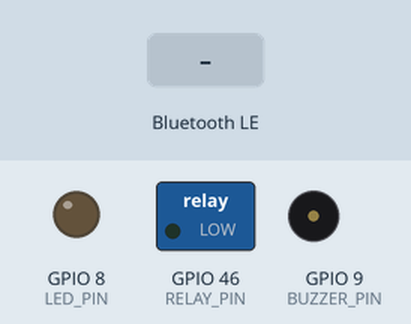
Simulated run of this program. Board: ESP32-S3. On the bench: switched loads named in the program (green lamp = pin HIGH), output pins drawn as LEDs (lit = HIGH), buzzer (waves = sounding, pin HIGH). Inputs (shaded band) come from the test bench. Nothing arrives over Bluetooth unless stated; a phone connects over Bluetooth LE 3 s after start; what the program prints to the serial monitor is not drawn.

Above: at 1.2 s.
1.3 s: Bluetooth LE write "1" received
At 2.3 s:
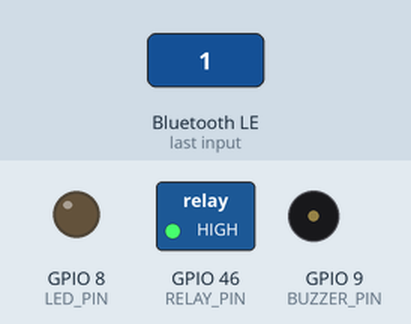
At 3.4 s:
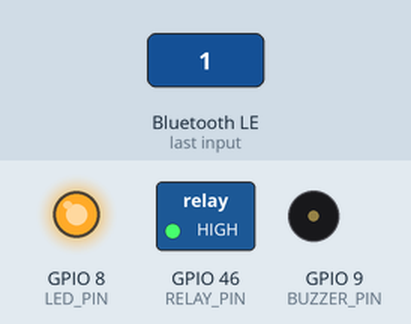
4.3 s: Bluetooth LE write "0" received
At 4.43 s:
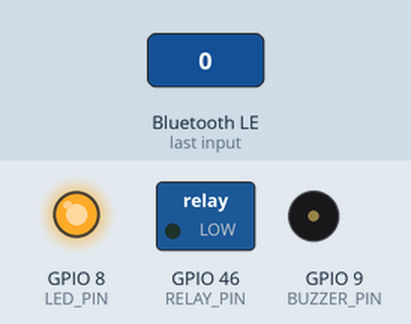
Timing chart, 0 to 7.3 s (numbered marks = the images above; inputs shaded):
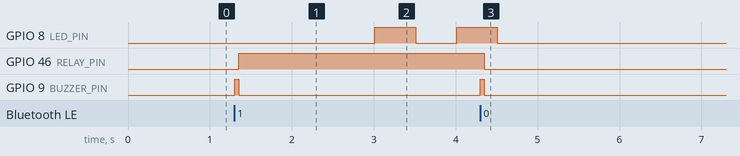

The program:

main.cpp
```cpp
#include <Arduino.h>
#include <BLEDevice.h>
#include <BLEUtils.h>
#include <BLEServer.h>
#include "freertos/FreeRTOS.h"
#include "freertos/task.h"

// Pin definitions
const int RELAY_PIN = 46;  // Relay connected to GPIO46
const int LED_PIN = 8;     // LED connected to GPIO8
const int BUZZER_PIN = 9; // Buzzer connected to GPIO18
bool status = false;       // Relay status

// BLE service and characteristic UUIDs
#define SERVICE_UUID        "4fafc201-1fb5-459e-8fcc-c5c9c331914b"
#define CHARACTERISTIC_UUID "beb5483e-36e1-4688-b7f5-ea07361b26a8"

// Task function declaration
void BluetoothControlTask(void *parameter);

// Helper function for buzzer beep
void shortBeep() {
  digitalWrite(BUZZER_PIN, HIGH);
  vTaskDelay(pdMS_TO_TICKS(50));  // 50ms beep
  digitalWrite(BUZZER_PIN, LOW);
}

BLECharacteristic *pCharacteristic;
bool deviceConnected = false;

// Callback class to handle BLE server events
class MyServerCallbacks: public BLEServerCallbacks {
  void onConnect(BLEServer* pServer) {
    deviceConnected = true;
  };

  void onDisconnect(BLEServer* pServer) {
    deviceConnected = false;
  }
};

// Callback class to handle BLE characteristic events
class MyCallbacks: public BLECharacteristicCallbacks {
  void onWrite(BLECharacteristic *pCharacteristic) {
    std::string value = pCharacteristic->getValue();
    if (value.length() > 0) {
      // Beep on command received
      shortBeep();

      char command = value[0];
      switch(command) {
        case '1':
          digitalWrite(RELAY_PIN, HIGH);
          status = true;
          pCharacteristic->setValue("Relay ON");
          break;

        case '0':
          digitalWrite(RELAY_PIN, LOW);
          status = false;
          pCharacteristic->setValue("Relay OFF");
          break;

        case 's':
          // Send relay status
          status = digitalRead(RELAY_PIN);
          pCharacteristic->setValue(status ? "Relay is ON" : "Relay is OFF");
          break;
      }
    }
  }
};

void setup() {
  Serial.begin(115200);

  pinMode(RELAY_PIN, OUTPUT);
  pinMode(LED_PIN, OUTPUT);
  pinMode(BUZZER_PIN, OUTPUT);

  digitalWrite(RELAY_PIN, LOW);
  digitalWrite(LED_PIN, LOW);
  digitalWrite(BUZZER_PIN, LOW);

  // Initialize BLE
  BLEDevice::init("ESP32S3_Relay");
  BLEServer *pServer = BLEDevice::createServer();
  pServer->setCallbacks(new MyServerCallbacks());

  // Create BLE service and characteristic
  BLEService *pService = pServer->createService(SERVICE_UUID);
  pCharacteristic = pService->createCharacteristic(
                      CHARACTERISTIC_UUID,
                      BLECharacteristic::PROPERTY_READ |
                      BLECharacteristic::PROPERTY_WRITE
                    );

  pCharacteristic->setCallbacks(new MyCallbacks());
  pCharacteristic->setValue("Relay OFF");
  pService->start();

  // Start advertising
  BLEAdvertising *pAdvertising = BLEDevice::getAdvertising();
  pAdvertising->addServiceUUID(SERVICE_UUID);
  pAdvertising->setScanResponse(true);
  pAdvertising->setMinPreferred(0x06);  // functions that help with iPhone connections issue
  pAdvertising->setMinPreferred(0x12);
  BLEDevice::startAdvertising();
  Serial.println("Waiting a client connection to notify...");

  // Create a FreeRTOS task for Bluetooth control
  xTaskCreate(
    BluetoothControlTask,
    "BluetoothControl",
    4096,
    NULL,
    1,
    NULL
  );
}

void loop() {
  // Delete the loop task as it's not needed
  vTaskDelete(NULL);
}

// Task to handle Bluetooth control and LED blinking
void BluetoothControlTask(void *parameter) {
  bool ledState = false;
  while(1) {
    if (deviceConnected) {
      if (status) {
        // Blink LED when relay is ON
        ledState = !ledState;
        digitalWrite(LED_PIN, ledState);
        vTaskDelay(pdMS_TO_TICKS(500)); // Blink every 500ms
      } else {
        // Turn OFF LED when relay is OFF
        digitalWrite(LED_PIN, LOW);
        vTaskDelay(pdMS_TO_TICKS(20));
      }
    } else {
      digitalWrite(LED_PIN, LOW);
      vTaskDelay(pdMS_TO_TICKS(20));
    }
  }
}
```

Measured:
- after the input at 1.3 s, GPIO 8 (LED_PIN): LOW → HIGH after 1.7 s, → LOW 0.50 s later, → HIGH 0.50 s later; GPIO 46 (RELAY_PIN): LOW → HIGH after 0.05 s; GPIO 9 (BUZZER_PIN): LOW → HIGH at once, → LOW 0.05 s later
- after the input at 4.3 s, GPIO 8 (LED_PIN): goes on until 4.5 s, then stays LOW; GPIO 46 (RELAY_PIN): HIGH → LOW after 0.05 s; GPIO 9 (BUZZER_PIN): LOW → HIGH at once, → LOW 0.05 s later
